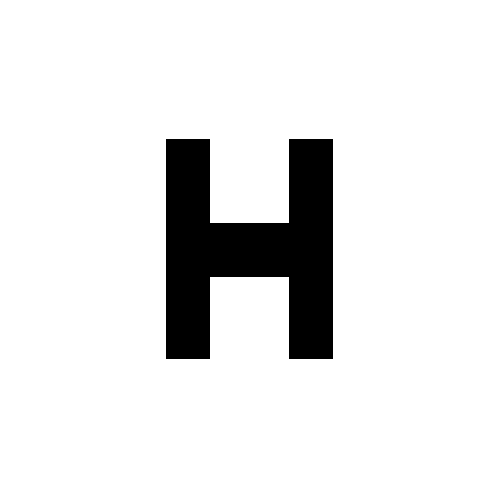
#> input picture img/H.png, 500 x 500 px, found by its file name
$ jupyter execute --allow-errors ProjectionSliceExploration.ipynb
#> lines starting #> are read from the running program, lines starting #| are printed output that depends on the picture
### The Hankel Tranform

forward:

$$
S(f) = 2\pi\int_{0}^{\infty} ts(t)J_0(2\pi f t) \ dt
$$

inverse:

$$
s(t) = 2\pi\int_{0}^{\infty} tS(t)J_0(2\pi f t) \ df
$$

Transform of 1D function for 2D radially symmetric function to 1D function of 2D radially symmetric Fourier transform.

[cell 1]
import numpy as np
from numpy import pi
import scipy as sp
import scipy.ndimage as ndimage
import matplotlib.pyplot as plt
from mpl_toolkits.mplot3d import Axes3D

[cell 2]
img = ndimage.imread('img/H.png', flatten=True)
#> img: shape (500, 500) float32; min 0, max 255, mean 230.9
img = 1. - img
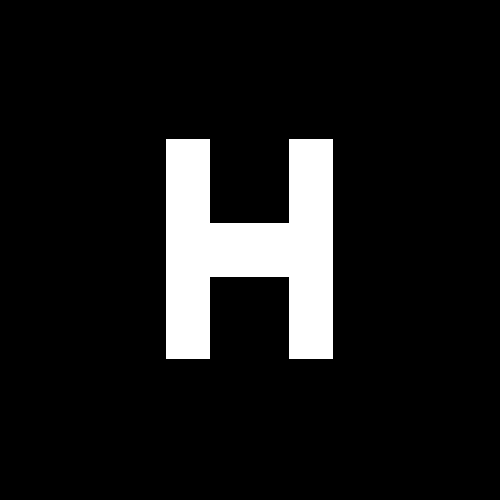
#> img: shape (500, 500) float32; min -254, max 1, mean -229.9; drawn with min black and max white

Here we set parameters for our processing--we get the image center $(x_0,y_0)$, specify the number of projection slices to make $N$, the resolution of the projection lines $res$, and the radius of slices $r$.

[cell 3]
res = 500
N = 63
x0, y0 = img.shape
#> x0 = 500; y0 = 500
x0, y0 = x0/2., y0/2.
#> x0 = 250; y0 = 250
r = .6*np.sqrt(x0**2+y0**2) # px
#> r = 212.1
#> (the rest of this cell did not finish here and is left out)

Here we plot the image and its Fourier transform.

[cell 4]
fig = plt.figure()
img_ax = fig.add_subplot(1,2,1)
img_ax.imshow(img)

ax = fig.add_subplot(1,2,2)
img_freq = np.fft.fftshift(np.fft.fft2(img))
ax.imshow(np.abs(img_freq))

plt.show()
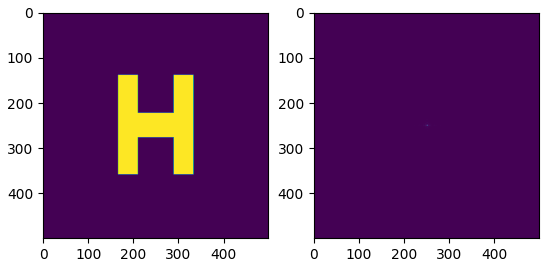
#> figure drawn by matplotlib, 2 panels

We iterate through the different image slices determined by $\theta$. For each slice, we use the ndimage function map_coordinates to create profiles of the image. We also use projection-slice theorem (which states that $P_\theta(f) = S(f\cos\theta,f\sin\theta)$--that is that the Fourier transform of a projection slice is simply a slice of the 2D Fourier transform of our image function $s$) in order to produce projections of the image at each $\theta$.

[cell 5]
imag = np.imag(img_freq)
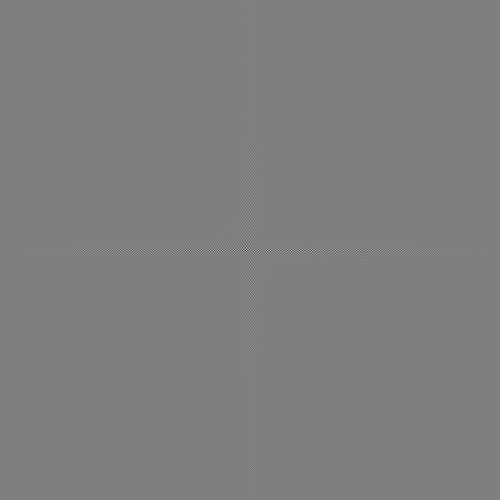
#> imag: shape (500, 500) float64; min -182396.4, max 182396.4, mean 0; drawn with min black and max white
real = np.real(img_freq)

N = 31
res = 500
plot_proj_lines = True

if plot_proj_lines:
    fig = plt.figure()
    img_ax = fig.add_subplot(1,2,1)
    img_ax.imshow(img)
    ax.set_xticks([]); ax.set_yticks([]); ax.set_aspect(1.)
    ax = fig.add_subplot(1,2,2)
    img_freq = np.fft.fftshift(np.fft.fft2(img))
    ax.imshow(np.abs(img_freq))
    ax.set_xticks([]); ax.set_yticks([]); ax.set_aspect(1.)

fig = plt.figure()

for theta, i in zip(np.linspace(0.,np.pi,N), range(N)):
    x = np.linspace(x0-r*np.cos(theta),x0+r*np.cos(theta),res).reshape((res,1))
    y = np.linspace(y0-r*np.sin(theta),y0+r*np.sin(theta),res).reshape((res,1))

    coords = np.concatenate((x,y),axis=1).T

    line = ndimage.map_coordinates(img, coords, order=1)
    proj_real = ndimage.map_coordinates(real, coords, order=1)
    proj_imag = ndimage.map_coordinates(imag, coords, order=1)
    proj = proj_real + 1j*proj_imag
    proj = np.fft.ifft(np.fft.fftshift(proj))
    proj = np.abs(proj)

    if plot_proj_lines:
        img_ax.plot(x,y,color=(i*.5/N,.7,i*1./N))

    ax = fig.add_subplot(N,2,1+2*i)
    ax.plot(line)
    ax.set_xticks([]); ax.set_yticks([])

    ax = fig.add_subplot(N,2,2+2*i)
    ax.plot(proj)
    ax.set_xticks([]); ax.set_yticks([])

plt.show()
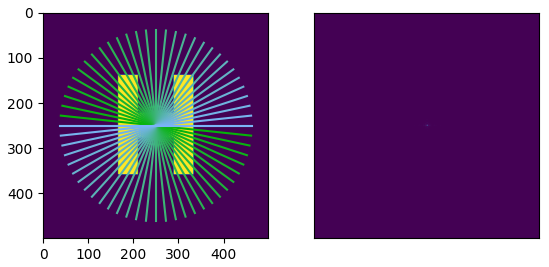
#> figure drawn by matplotlib, 2 panels
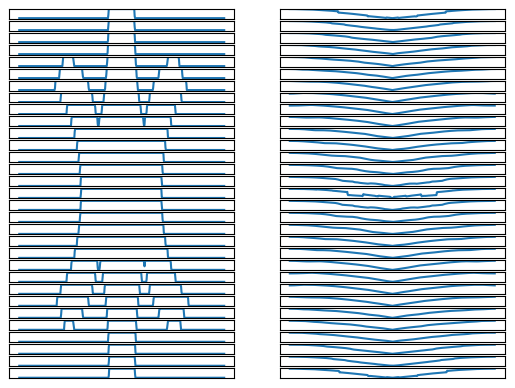
#> figure drawn by matplotlib, 62 panels

We verify by producing projection slices by directly performing the line integral over the image.

[cell 6]
N = 32
r = .35*np.sqrt(x0**2+y0**2) # px
#> r = 123.7
res = 50
plot_proj_lines = True

if plot_proj_lines:
    fig = plt.figure()
    img_ax = fig.add_subplot(1,2,1)
    img_ax.imshow(img)
    img_ax.set_xlim(0., img.shape[1])
    img_ax.set_ylim(0., img.shape[0])
    ax = fig.add_subplot(1,2,2)
    img_freq = np.fft.fftshift(np.fft.fft2(img))
    ax.imshow(np.abs(img_freq))

fig = plt.figure()

#> (the rest of this cell did not finish here and is left out)

$ run again, with img/grid_transformation.png copied over img/H.png
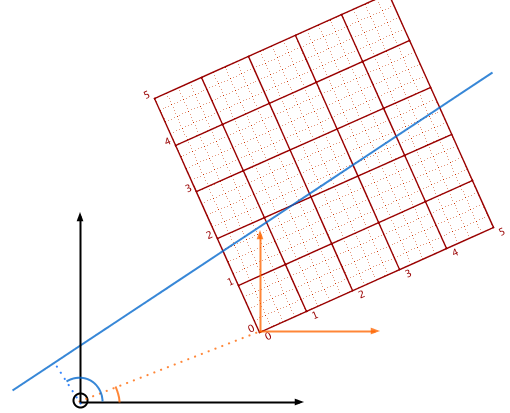
#> input picture img/grid_transformation.png, 510 x 413 px, found by its file name
#> `img = 1. - img`:
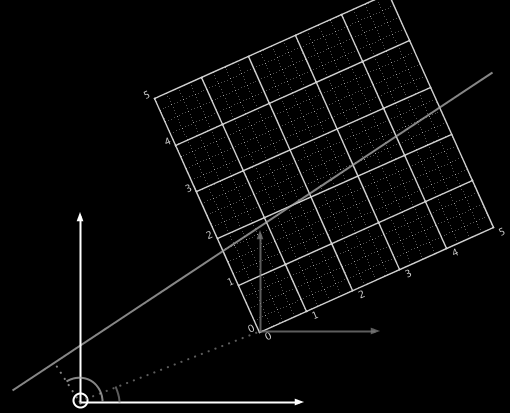
#> img: shape (413, 510) float32; min -254, max 1, mean -246.5; drawn with min black and max white
#> `plt.show()`:
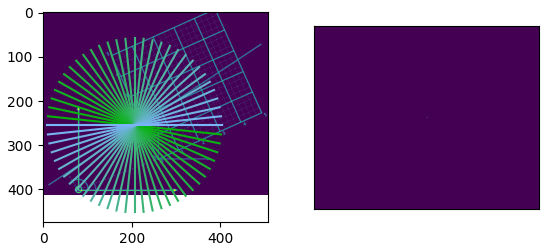
#> figure drawn by matplotlib, 2 panels
